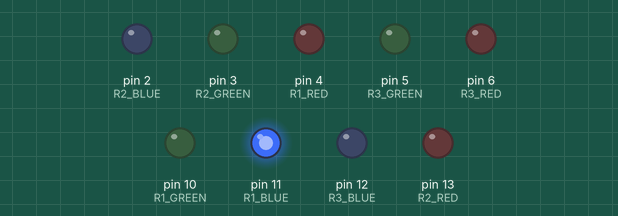
This sketch was run on a simulated Arduino Uno, built with avr-gcc and run on an emulated ATmega328P. Parts: output pins drawn as LEDs (lit = HIGH).

Above: at 0.15 s.
At 2.6 s:
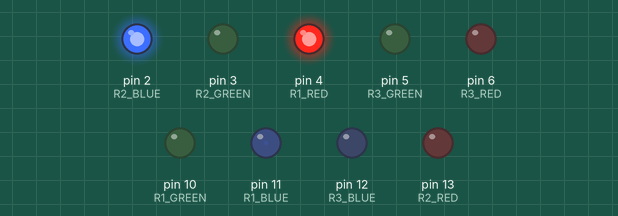
At 3.9 s:
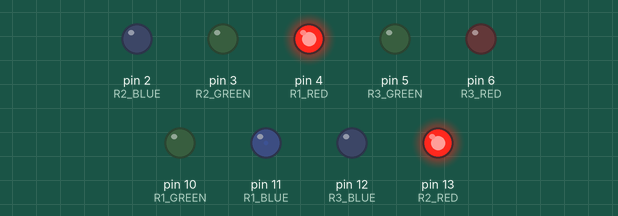
At 14.59 s:
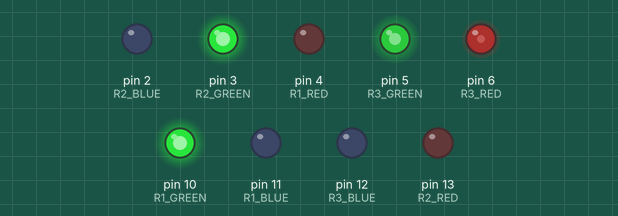
At 25.6 s:
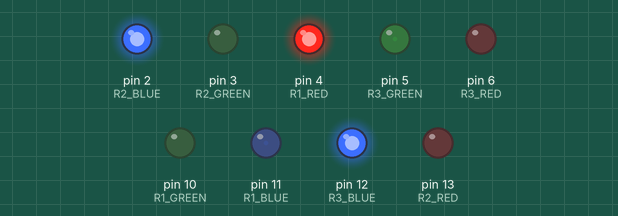
At 26.9 s:
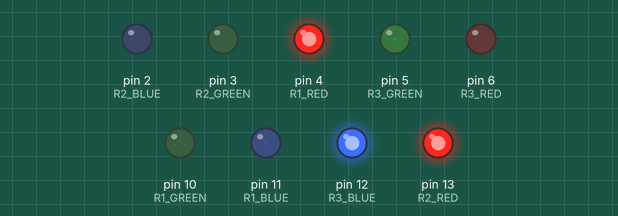
Timing chart, 0 to 40.0 s (numbered marks = the images above):
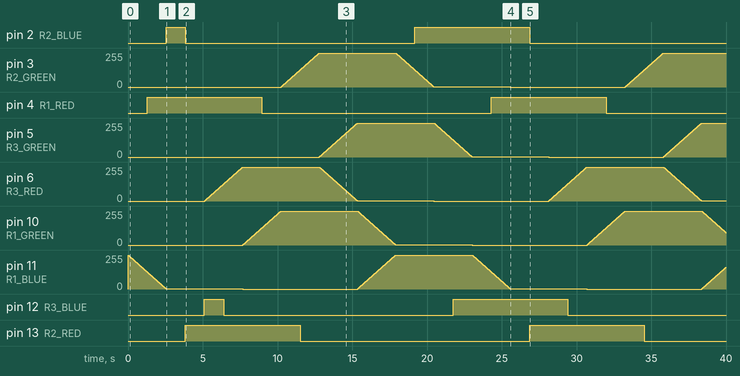

The sketch:

cleverHome.ino
```cpp
#define R1_RED 4
#define R1_GREEN 10
#define R1_BLUE 11
#define R2_RED 13
#define R2_GREEN 3
#define R2_BLUE 2
#define R3_RED 6
#define R3_GREEN 5
#define R3_BLUE 12

void light(byte num, byte r, byte g, byte b){
  switch (num) {
    case 1:
      analogWrite(R1_RED, r);
      analogWrite(R1_GREEN, g);
      analogWrite(R1_BLUE, b);
      break;
    case 2:
      analogWrite(R2_RED, r);
      analogWrite(R2_GREEN, g);
      analogWrite(R2_BLUE, b);
      break;
    case 3:
      analogWrite(R3_RED, r);
      analogWrite(R3_GREEN, g);
      analogWrite(R3_BLUE, b);
    default:

      break;
  }
}

void setup() {
  // put your setup code here, to run once:
pinMode(R1_RED, OUTPUT);
pinMode(R1_GREEN, OUTPUT);
pinMode(R1_BLUE, OUTPUT);
pinMode(R2_RED, OUTPUT);
pinMode(R2_GREEN, OUTPUT);
pinMode(R2_BLUE, OUTPUT);
pinMode(R3_RED, OUTPUT);
pinMode(R3_GREEN, OUTPUT);
pinMode(R3_BLUE, OUTPUT);

}

void loop() {
  // put your main code here, to run repeatedly:
  for(int i = 1; i<4; i++){
    for(int a = 0; a<255; a++){
      byte b = 255 - a;
      light(i, a, 0, b);
      delay(10);
      }
    }
    for(int i = 1; i<4; i++){
    for(int a = 0; a<255; a++){
      byte b = 255 - a;
      light(i, b, a, 0);
      delay(10);
      }
    }
    for(int i = 1; i<4; i++){
    for(int a = 0; a<255; a++){
      byte b = 255 - a;
      light(i, 0, b, a);
      delay(10);
      }
    }
}
```

Measured:
- by itself, pin 2 (R2_BLUE): LOW → HIGH at 2.6 s, → LOW 1.3 s later, → HIGH 15.3 s later, → LOW 7.7 s later
- by itself, pin 4 (R1_RED), pin 13 (R2_RED): alternates HIGH for 7.7 s and LOW for 15.3 s
- by itself, pin 12 (R3_BLUE): LOW → HIGH at 5.1 s, → LOW 1.3 s later, → HIGH 15.3 s later, → LOW 7.7 s later
